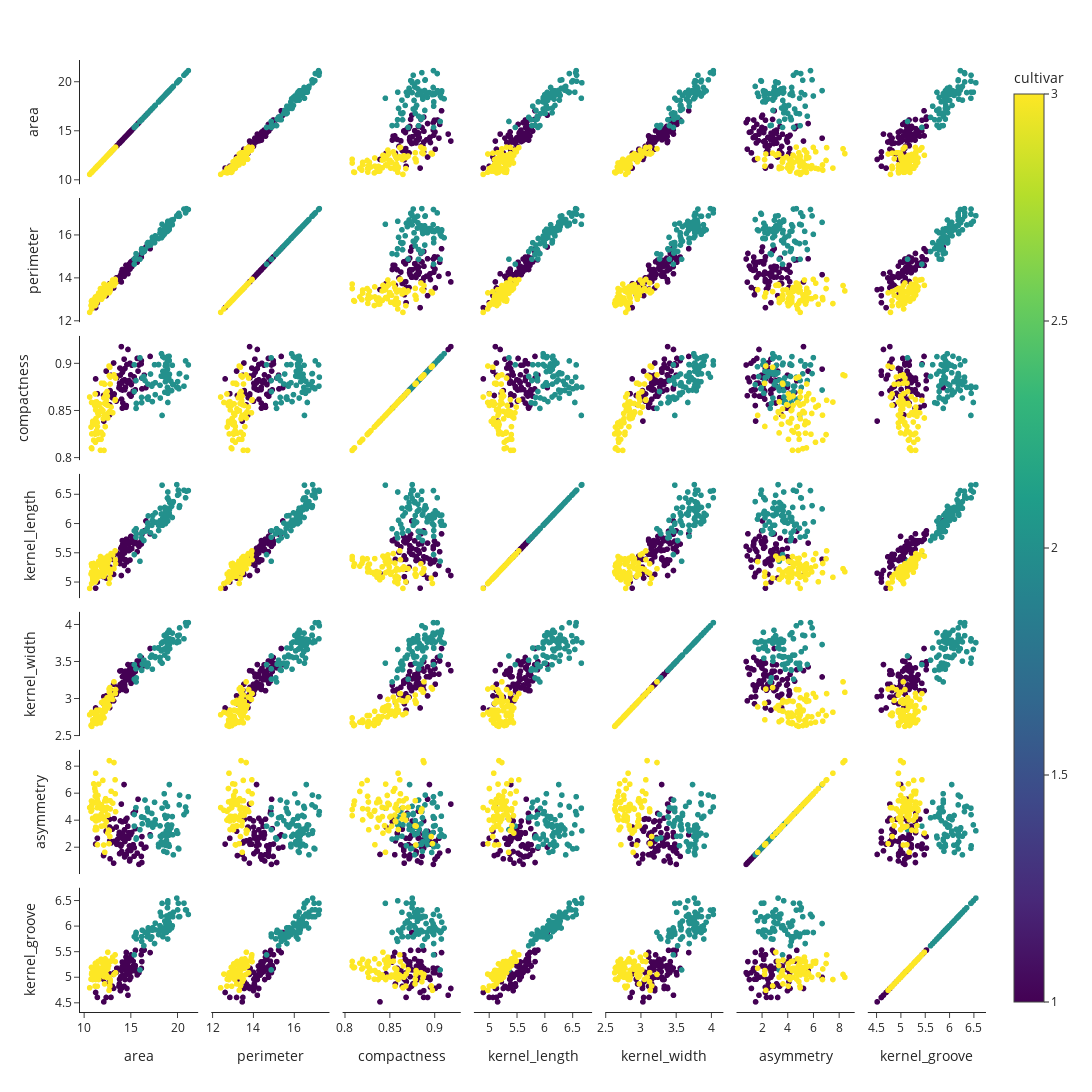

Source (notebook cell):
### Code cell
import plotly.express as px
import plotly.io as pio
pio.templates.default = "simple_white"

fig = px.scatter_matrix(df, dimensions=features, color='cultivar', #color_discrete_sequence='Set1',
                        width=1200, height=1200)
fig.show()

### Figure 1 — Plotly figure (JSON) as saved in the notebook; plotly's stock layout.template omitted (floating-point values rounded to 4 significant figures; data arrays with more than 128 entries replaced by an {"elided": "..."} marker saying what was removed)
{"data": [{"dimensions": [{"axis": {"matches": true}, "label": "area", "values": {"elided": "210 float values"}}, {"axis": {"matches": true}, "label": "perimeter", "values": {"elided": "210 float values"}}, {"axis": {"matches": true}, "label": "compactness", "values": {"elided": "210 float values"}}, {"axis": {"matches": true}, "label": "kernel_length", "values": {"elided": "210 float values"}}, {"axis": {"matches": true}, "label": "kernel_width", "values": {"elided": "210 float values"}}, {"axis": {"matches": true}, "label": "asymmetry", "values": {"elided": "210 float values"}}, {"axis": {"matches": true}, "label": "kernel_groove", "values": {"elided": "210 float values"}}], "hovertemplate": "%{xaxis.title.text}=%{x}<br>%{yaxis.title.text}=%{y}<br>cultivar=%{marker.color}<extra></extra>", "legendgroup": "", "marker": {"color": {"elided": "210 int values"}, "coloraxis": "coloraxis", "symbol": "circle"}, "name": "", "showlegend": false, "type": "splom"}], "layout": {"coloraxis": {"colorbar": {"title": {"text": "cultivar"}}, "colorscale": [[0, "#440154"], [0.1111, "#482878"], [0.2222, "#3e4989"], [0.3333, "#31688e"], [0.4444, "#26828e"], [0.5556, "#1f9e89"], [0.6667, "#35b779"], [0.7778, "#6ece58"], [0.8889, "#b5de2b"], [1, "#fde725"]]}, "dragmode": "select", "height": 1200, "legend": {"tracegroupgap": 0}, "margin": {"t": 60}, "width": 1200, "xaxis": {"autorange": true, "range": [9.604, 22.17], "type": "linear"}, "xaxis2": {"autorange": true, "range": [11.96, 17.7], "type": "linear"}, "xaxis3": {"autorange": true, "range": [0.7978, 0.9286], "type": "linear"}, "xaxis4": {"autorange": true, "range": [4.734, 6.84], "type": "linear"}, "xaxis5": {"autorange": true, "range": [2.499, 4.164], "type": "linear"}, "xaxis6": {"autorange": true, "range": [0.0493, 9.172], "type": "linear"}, "xaxis7": {"autorange": true, "range": [4.33, 6.739], "type": "linear"}, "yaxis": {"autorange": true, "range": [9.604, 22.17], "type": "linear"}, "yaxis2": {"autorange": true, "range": [11.96, 17.7], "type": "linear"}, "yaxis3": {"autorange": true, "range": [0.7978, 0.9286], "type": "linear"}, "yaxis4": {"autorange": true, "range": [4.734, 6.84], "type": "linear"}, "yaxis5": {"autorange": true, "range": [2.499, 4.164], "type": "linear"}, "yaxis6": {"autorange": true, "range": [0.0493, 9.172], "type": "linear"}, "yaxis7": {"autorange": true, "range": [4.33, 6.739], "type": "linear"}}}
